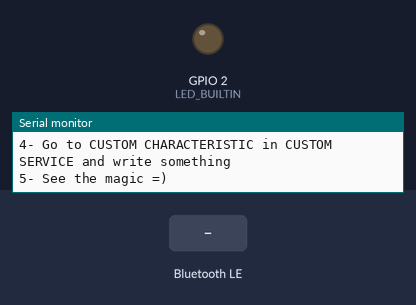
Bench run of a sketch on a simulated ESP32. Shown: output pins drawn as LEDs (lit = HIGH), the last lines printed to the serial monitor. Inputs (shaded band) come from the test bench. Nothing arrives over Bluetooth unless stated; a phone connects over Bluetooth LE 3 s after start.

Above: at 1.2 s.
1.3 s: Bluetooth LE write "on" received
At 2.5 s:
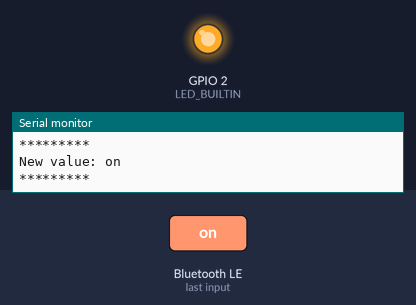
2.8 s: Bluetooth LE write "1" received
At 3.8 s:
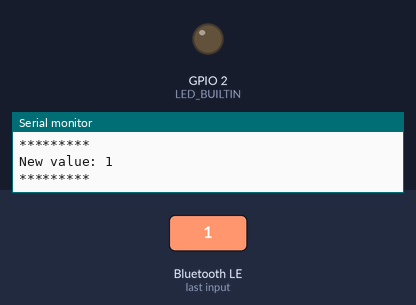
Timing chart, 0 to 5.8 s (numbered marks = the images above; inputs shaded):
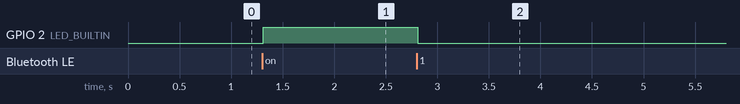

The sketch:

read_characteristic.ino
```cpp
//https://github.com/ITPNYU/p5.ble.js/issues/5
/*
    Based on Neil Kolban example for IDF: https://github.com/nkolban/esp32-snippets/blob/master/cpp_utils/tests/BLE%20Tests/SampleWrite.cpp
    Ported to Arduino ESP32 by Evandro Copercini
*/

#include <BLEDevice.h>
#include <BLEUtils.h>
#include <BLEServer.h>

// See the following for generating UUIDs:
// https://www.uuidgenerator.net/

#define SERVICE_UUID        "19b10010-e8f2-537e-4f6c-d104768a1214"
#define CHARACTERISTIC_UUID "beb5483e-36e1-4688-b7f5-ea07361b26a8"


class MyCallbacks: public BLECharacteristicCallbacks {
    void onWrite(BLECharacteristic *pCharacteristic) {
      std::string value = pCharacteristic->getValue();
      if (value == "on"){
        digitalWrite(LED_BUILTIN, HIGH);
      }
      else {
        digitalWrite(LED_BUILTIN, LOW);
      }
      if (value.length() > 0) {
        Serial.println("*********");
        Serial.print("New value: ");
        for (int i = 0; i < value.length(); i++)
          Serial.print(value[i]);

        Serial.println();
        Serial.println("*********");
      }
    }
};

void setup() {
  Serial.begin(115200);
  pinMode(LED_BUILTIN, OUTPUT);
  Serial.println("1- Download and install an BLE scanner app in your phone");
  Serial.println("2- Scan for BLE devices in the app");
  Serial.println("3- Connect to MyESP32");
  Serial.println("4- Go to CUSTOM CHARACTERISTIC in CUSTOM SERVICE and write something");
  Serial.println("5- See the magic =)");

  BLEDevice::init("MyESP32");
  BLEServer *pServer = BLEDevice::createServer();
  BLEService *pService = pServer->createService(SERVICE_UUID);
  BLECharacteristic *pCharacteristic = pService->createCharacteristic(
                                         CHARACTERISTIC_UUID,
                                         BLECharacteristic::PROPERTY_READ |
                                         BLECharacteristic::PROPERTY_WRITE
                                       );
  pCharacteristic->setCallbacks(new MyCallbacks());
  pCharacteristic->setValue("water");
  pService->start();
  // BLEAdvertising *pAdvertising = pServer->getAdvertising();  // this still is working for backward compatibility
  BLEAdvertising *pAdvertising = BLEDevice::getAdvertising();
  pAdvertising->addServiceUUID(SERVICE_UUID);
  pAdvertising->setScanResponse(true);
  pAdvertising->setMinPreferred(0x06);  // functions that help with iPhone connections issue
  pAdvertising->setMinPreferred(0x12);
  BLEDevice::startAdvertising();
}

void loop() {
  // put your main code here, to run repeatedly:
  delay(2000);
}
```

Measured:
- after the input at 1.3 s, GPIO 2 (LED_BUILTIN): LOW → HIGH at once
- after the input at 2.8 s, GPIO 2 (LED_BUILTIN): HIGH → LOW at once
